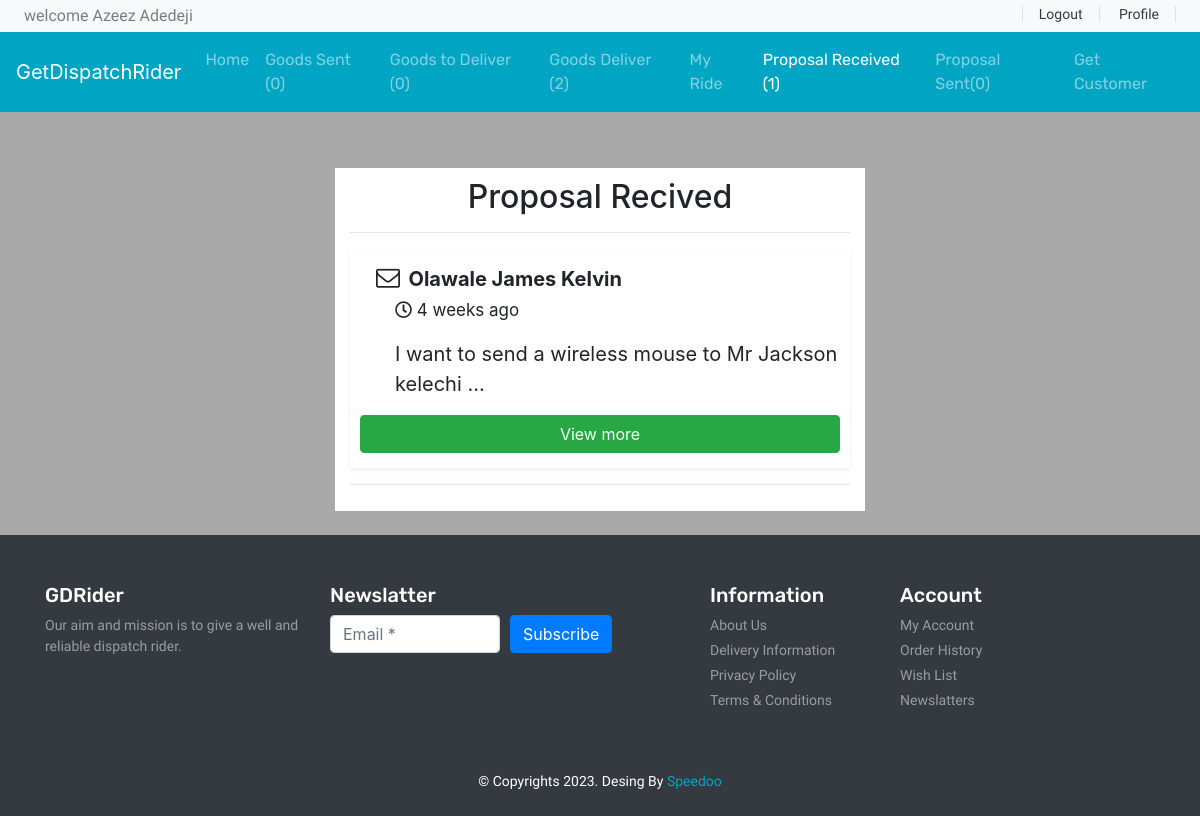
Screenshot of /proposal-receive/ (signed in) with the database file from the repository.
### base/models.py (models this page shows, shortened)
class user(AbstractUser):
    username = models.CharField(max_length=20, blank=True, null=True)
    fullName = models.CharField(max_length=100)
    email = models.EmailField()
    phoneNumber = models.CharField(max_length=20, unique=True)
    ninslip = models.ImageField()
    verify = models.BooleanField(default=False)
    USERNAME_FIELD = 'phoneNumber'

class proposal(models.Model):
    id = models.UUIDField(default=uuid.uuid4, editable=False, primary_key=True)
    riderUsername = models.CharField(max_length=50, default='null')
    rideName = models.CharField(max_length=50, default='empty')
    riderEmail = models.EmailField()
    senderName = models.CharField(max_length=100, default='empty')
    riderPhoneNumber = models.CharField(max_length=20, default='empty')
    senderEmail = models.EmailField()
    senderPhoneNumber = models.CharField(max_length=20, default='empty')
    rideTrackId = models.CharField(max_length=100)
    rideType = models.CharField(max_length=50)
    goodsName = models.CharField(max_length=250)
    receiverName = models.CharField(max_length=250)
    receiverAddress = models.CharField(max_length=250)
    receiverPhoneNumber = models.CharField(max_length=50)
    amount = models.TextField()
    goodsDescription = models.TextField()
    deliveryPassword = models.CharField(max_length=10, blank='True', null='True')
    created = models.DateTimeField(auto_now_add=True)
    update = models.DateTimeField(auto_now=True)
    deliver = models.BooleanField(default=False)
    accepted = models.BooleanField(default=False)

### base/views.py (the view)
# urls.py: path('proposal-receive/', views.proposalReceive, name='proposal-receive'),
@login_required(login_url='base:login')
def proposalReceive(request):
    proposalr = proposal.objects.filter(Q(riderUsername=request.user) & Q(accepted=False)).count
    proposals = proposal.objects.filter(Q(senderPhoneNumber=request.user.phoneNumber) & Q(accepted=False)).count
    goodsent = proposal.objects.filter(Q(senderPhoneNumber=request.user.phoneNumber)
                                       & Q(accepted=True)).count
    goodstosend = proposal.objects.filter(Q(riderUsername=request.user) & Q(accepted=True) & Q(deliver=False)).count
    goodsdeliver = proposal.objects.filter(Q(riderUsername=request.user)
                                           & Q(deliver=True)).count
    getproposal = proposal.objects.filter(Q(riderUsername=request.user) & Q(accepted=False)).order_by('-update')
    context = {'getproposal': getproposal, 'proposalr': proposalr, 'goodstosend': goodstosend, 'goodsent': goodsent,
               'proposals': proposals, 'goodsdeliver': goodsdeliver}
    return render(request, 'base/proposalReceive.html', context)

### base/templates/base/proposalReceive.html (shortened to what this page needs)
<div style="background-color: darkgrey;">
    {% extends 'base/navbar.html'%}
     {% block proposal_received%}
                  <li class="nav-item active">
                    <a class="nav-link" href="{% url 'base:proposal-receive'%}">Proposal Received ({{proposalr}})</a>
                  </li>
                  {%endblock%}
{%load static %}
{% block body%}
<div class="container">
        <div class="container" style="background-color: #fff; margin-top: 5%; padding: 10px 15px; width:fit-content ; height:fit-content">
            <div class="text-center">
                <h2>Proposal Recived</h2>
            </div>
           <hr/>
            {% for i in getproposal %}
            <div class="shadow-sm proposal">
                <i style="font-size:24px" class="fa ml-3">&#xf003;</i> <span class="ml-1" style="font-size: 20px; text-align: left;"><strong>{{i.senderName}}</strong> </span>
                <p class="mt-1" style="font-size: 17px; margin-left: 35px;"><i class='far fa-clock' ></i> {{i.update|timesince}} ago</p>
                <p style="font-size: 20px; margin-left: 35px;">{{i.goodsDescription|truncatewords:11}}</p>
                <a href="{% url 'base:acceptProposal' i.id %}" style="width: 100%;" class="btn btn-success">View more</a>
            </div>
            <hr style="color: #333;"/>
            {%empty%}
            <h5>You haven't received any proposal so far, we will let you<br/>know if you have any goods to deliver </h5>
            {%endfor%}
        </div>
    </div>
    {%endblock%}

### base/templates/base/navbar.html (shortened to what this page needs)
<!DOCTYPE html>
{% load static %}
<html lang="en">
<head>
     <link rel="stylesheet" href="https://stackpath.bootstrapcdn.com/bootstrap/4.4.1/css/bootstrap.min.css">
     <link rel="stylesheet" href="https://cdnjs.cloudflare.com/ajax/libs/OwlCarousel2/2.3.4/assets/owl.carousel.min.css" />
     <link rel="stylesheet" href="https://cdnjs.cloudflare.com/ajax/libs/OwlCarousel2/2.3.4/assets/owl.theme.default.min.css" />
      <link rel="stylesheet" href="https://cdnjs.cloudflare.com/ajax/libs/font-awesome/5.13.0/css/all.min.css" />
     <link rel="stylesheet" href="https://cdnjs.cloudflare.com/ajax/libs/font-awesome/4.7.0/css/font-awesome.min.css">
     <link rel="stylesheet" href="{% static 'base/style.css' %}">
</head>
<body onload="getLocation();">
 <header id="header" class="">
        <div class="strip d-flex justify-content-between px-4 py-1 bg-light" style="height:fit-content" >
            <p class="font-rale  text-black-50 m-0">welcome {{request.user.fullName}}</p>
            <div class="font-rale font-size-14">
                {% if request.user.is_authenticated%}
                <a href="{% url 'base:logout' %}" class="px-3 border-right border-left text-dark">Logout</a>
                <a href="" class="px-3 border-right text-dark">Profile</a>
                {%else%}
                  <a href="{% url 'base:login' %}" class="px-3 border-right border-left text-dark">Login</a>
                <a href="{%url 'base:signup' %}" class="px-3 border-right text-dark">SignUp</a>
                {%endif%}
            </div>
        </div>
        <nav class="navbar navbar-expand-lg navbar-dark color-second-bg ">
            <a class="navbar-brand" href="#">GetDispatchRider</a>
            <div class="collapse navbar-collapse" id="navbarNav">
              <ul class="navbar-nav m-auto font-rubik">
                {% block homes %}<li class="nav-item ">
                  <a class="nav-link" href="{% url 'base:index' %}">Home</a>
                </li>
                {%endblock%}
                  {% block good_sent%}
                <li class="nav-item">
                  <a class="nav-link" href="{% url 'base:goodSent'%}">Goods Sent ({{goodsent}})</a>
                </li>
                  {%endblock%}
                  {% block goods-to-deliver %}
                <li class="nav-item">
                  <a class="nav-link" href="{% url 'base:onDelivary' %}">Goods to Deliver ({{goodstosend}}) </a>
                </li>
                  {%endblock%}
                  {% block goods_deliver%}
                <li class="nav-item">
                  <a class="nav-link" href="{% url 'base:goodsDeliver'%}">Goods Deliver ({{goodsdeliver}})</a>
                </li>
                  {% endblock%}
                  {%block my_ride%}
                <li class="nav-item">
                    <a class="nav-link" href="{% url 'base:my-ride'%}">My Ride</a>
                  </li>
                  {% endblock%}
                  {% block proposal_received%}{%endblock%}
                  {% block proposal-sent%}
                  <li class="nav-item">
                    <a class="nav-link" href="{% url 'base:proposalSent'%}">Proposal Sent({{proposals}})</a>
                  </li>
                  {%endblock%}
                   <li class="nav-item ">
                  <a class="nav-link" href="{% url 'base:index' %}">Get Customer</a>
                </li>
              </ul>
            </div>
          </nav>
    </header>
{%block body%}
{%endblock%}
 <br/>
 <footer id="footer" class="bg-dark text-white py-5">
          <div class="container">
            <div class="row">
              <div class="col-lg-3 col-12">
                <h4 class="font-rubik font-size-20">GDRider</h4>
                <p class="font-size-14 font-rale text-white-50">Our aim and mission is to give a well and reliable dispatch rider.</p>
              </div>
              <div class="col-lg-4 col-12">
                <h4 class="font-rubik font-size-20">Newslatter</h4>
                <form class="form-row">
                  <div class="col">
                    <input type="text" class="form-control" placeholder="Email *">
                  </div>
                  <div class="col">
                    <button type="submit" class="btn btn-primary mb-2">Subscribe</button>
                  </div>
                </form>
              </div>
              <div class="col-lg-2 col-12">
                <h4 class="font-rubik font-size-20">Information</h4>
                <div class="d-flex flex-column flex-wrap">
                  <a href="#" class="font-rale font-size-14 text-white-50 pb-1">About Us</a>
                  <a href="#" class="font-rale font-size-14 text-white-50 pb-1">Delivery Information</a>
                  <a href="#" class="font-rale font-size-14 text-white-50 pb-1">Privacy Policy</a>
                  <a href="#" class="font-rale font-size-14 text-white-50 pb-1">Terms & Conditions</a>
                </div>
              </div>
              <div class="col-lg-2 col-12">
                <h4 class="font-rubik font-size-20">Account</h4>
                <div class="d-flex flex-column flex-wrap">
                  <a href="#" class="font-rale font-size-14 text-white-50 pb-1">My Account</a>
                  <a href="#" class="font-rale font-size-14 text-white-50 pb-1">Order History</a>
                  <a href="#" class="font-rale font-size-14 text-white-50 pb-1">Wish List</a>
                  <a href="#" class="font-rale font-size-14 text-white-50 pb-1">Newslatters</a>
                </div>
              </div>
            </div>
          </div>
        </footer>
        <div class="copyright text-center bg-dark text-white py-2">
          <p class="font-rale font-size-14">&copy; Copyrights 2023. Desing By <a href="#" class="color-second">Speedoo</a></p>
        </div>
</body>
</html>

### base/static/base/style.css (style rules this page uses)
button, button:focus { outline: none !important; box-shadow: none !important; }
.font-rale { font-family: "Raleway", cursive; }
.font-rubik { font-family: "Rubik", cursive; }
.font-size-14 { font-size: 14px; }
.font-size-20 { font-size: 20px; }
.color-second { color: #00A5C4; }
.color-second-bg { background: #00A5C4; }
.proposal { width: 500px; padding: 15px 10px; margin-top: 5px; display: block; }

### rows the page displays
user: user.fullName "Azeez Adedeji"
proposal: senderName "Olawale James Kelvin", update "4 weeks", goodsDescription "I want to send a wireless mouse to Mr Jackson kelechi …"

### other values shown
{{ goodsent }} "0"
{{ goodstosend }} "0"
{{ goodsdeliver }} "2"
{{ proposalr }} "1"
{{ proposals }} "0"
